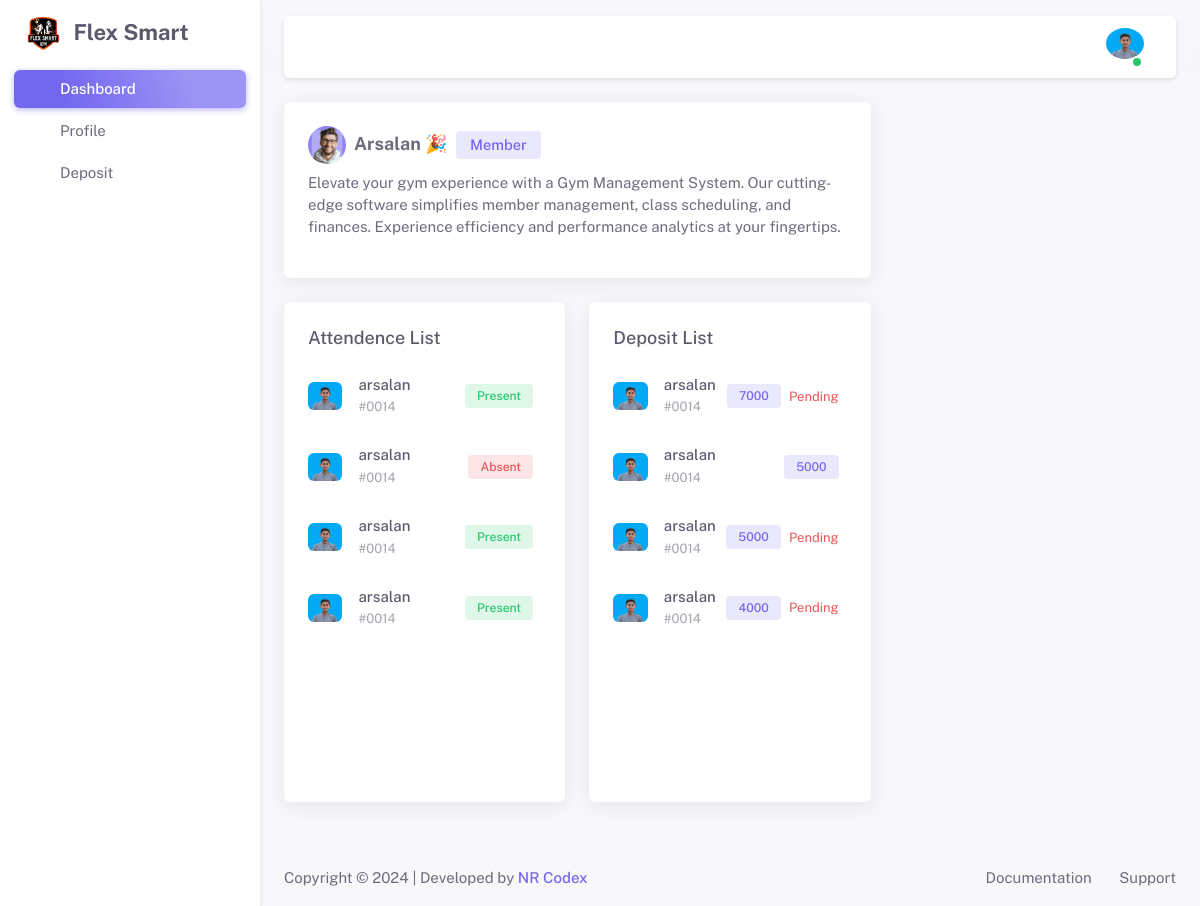
The page /member/index (signed in) on the database its author committed.
### tables this page shows
CREATE TABLE `users` (
  `user_id` int(11) NOT NULL,
  `username` varchar(100) DEFAULT NULL,
  `email` varchar(100) DEFAULT NULL,
  `password` varchar(255) DEFAULT NULL,
  `role_id` int(11) DEFAULT NULL,
  `token` varchar(255) DEFAULT NULL,
  `status` varchar(50) DEFAULT NULL,
  `users_detail_id` int(11) DEFAULT NULL,
  `created_by` varchar(100) DEFAULT NULL,
  `created_date` varchar(100) DEFAULT NULL,
  `updated_by` varchar(100) DEFAULT NULL,
  `updated_date` varchar(100) DEFAULT NULL
);

CREATE TABLE `users_detail` (
  `users_detail_id` int(11) NOT NULL,
  `registration_num` int(11) DEFAULT NULL,
  `full_name` varchar(100) DEFAULT NULL,
  `Phone` varchar(50) DEFAULT NULL,
  `address` varchar(100) DEFAULT NULL,
  `gender` varchar(50) DEFAULT NULL,
  `age` int(11) DEFAULT NULL,
  `city` varchar(50) DEFAULT NULL,
  `country` varchar(50) DEFAULT NULL,
  `image` varchar(255) DEFAULT NULL,
  `membership_id` int(11) DEFAULT NULL,
  `admission_fees` varchar(50) DEFAULT NULL,
  `monthly_fees` varchar(50) DEFAULT NULL,
  `salary` varchar(100) DEFAULT NULL,
  `joining_date` varchar(50) DEFAULT NULL,
  `end_date` varchar(50) DEFAULT NULL,
  `start_timing` varchar(100) DEFAULT NULL,
  `end_timing` varchar(100) DEFAULT NULL,
  `login_time` datetime DEFAULT NULL,
  `logout_time` datetime DEFAULT NULL,
  `created_by` varchar(100) DEFAULT NULL,
  `created_date` varchar(100) DEFAULT NULL,
  `updated_by` varchar(100) DEFAULT NULL,
  `updated_date` varchar(100) DEFAULT NULL
);

CREATE TABLE `income` (
  `income_id` int(11) NOT NULL,
  `user_id` int(11) DEFAULT NULL,
  `pay_fees` varchar(100) DEFAULT NULL,
  `pay_fees_date` varchar(100) DEFAULT NULL,
  `remaining_fees` varchar(100) DEFAULT NULL,
  `remaining_fees_date` varchar(100) DEFAULT NULL,
  `payment_method` varchar(100) DEFAULT NULL,
  `trx_image` varchar(255) DEFAULT NULL,
  `status` varchar(100) DEFAULT NULL,
  `created_by` varchar(100) DEFAULT NULL,
  `created_date` varchar(100) DEFAULT NULL,
  `updated_by` varchar(100) DEFAULT NULL,
  `updated_date` varchar(100) DEFAULT NULL
);

### member/index.php (the view, shortened to what this page needs)
<?php
include_once('../includes/functions.php');
$getMember = "SELECT * FROM users_detail WHERE users_detail_id = '" . $_SESSION['details_id'] . "'";
$result = mysqli_query($conn, $getMember);
if (mysqli_num_rows($result) > 0) {
    $member = mysqli_fetch_assoc($result);
    $full_name = $member['full_name'];
}
include_once('./inc/header.php');
include_once('./inc/sidebar.php');
include_once('./inc/navbar.php');
?>
<div class="container-xxl flex-grow-1 container-p-y">
    <div class="row">
        <div class="col-lg-8 col-12 mb-4">
            <div class="card h-100">
                <div class="card-body">
                    <div class="d-flex align-items-center mb-2">
                        <a href="profile" class="d-flex align-items-center">
                            <div class="avatar me-2">
                                <img src="../assets/img/avatars/14.png" alt="Avatar" class="rounded-circle">
                            </div>
                            <div class="me-2 text-body h5 mb-0 fw-bold">
                                <?= $full_name; ?> 🎉
                                <span class="badge bg-label-primary ms-1"><?= $_SESSION['role']; ?></span>
                            </div>
                        </a>
                    </div>
                    <p class="mb-3">Elevate your gym experience with a Gym Management System. Our
                        cutting-edge software simplifies member management, class scheduling, and
                        finances. Experience efficiency and performance analytics at your
                        fingertips.</p>
                </div>
            </div>
        </div>
        <div class="col-lg-4 col-12 mb-4">
        </div>
    </div>
    <div class="row">
        <div class="col-12 col-md-4 mb-4">
            <div class="card overflow-hidden" style="height: 500px;">
                <div class="card-header d-flex justify-content-between">
                    <div class="card-title m-0 me-2">
                        <h5 class="m-0 me-2">Attendence List</h5>
                    </div>
                    <div class="dropdown">
                        <button class="btn p-0" type="button" id="employeeList" data-bs-toggle="modal" data-bs-target="#attendencemodal" aria-haspopup="true" aria-expanded="false">
                            <i class="ti ti-adjustments-horizontal ti-sm text-muted"></i>
                        </button>
                    </div>
                </div>
                <div class="card-body" id="attendenceList">
                    <ul class="p-0 m-0">
                        <?php
                        $sql = "SELECT attend_status, users.username, users_detail.image, users.user_id
                        FROM attendence
                        INNER JOIN users ON attendence.users_id = users.user_id
                        LEFT JOIN users_detail on users_detail.users_detail_id = users.users_detail_id
                        WHERE users.user_id = '{$_SESSION['UID']}'";
                        $result = mysqli_query($conn, $sql);
                        if (mysqli_num_rows($result) > 0) {
                            while ($attendence_row = mysqli_fetch_assoc($result)) {
                        ?>
                                <li class="d-flex mb-4 pb-1 align-items-center">
                                    <img src="../media/images/<?= $attendence_row['image'] ?>" alt="Chrome" height="28" class="me-3 rounded">
                                    <div class="d-flex w-100 align-items-center gap-2">
                                        <div class="d-flex justify-content-between flex-grow-1 flex-wrap">
                                            <div>
                                                <a href="javascript:void(0);">
                                                    <h6 class="mb-0"><?= $attendence_row['username'] ?></h6>
                                                </a>
                                                <small class="text-muted">#00<?= $attendence_row['user_id'] ?></small>
                                            </div>
                                            <div class="user-progress d-flex align-items-center gap-2">
                                                <?php
                                                if ($attendence_row['attend_status'] == 'Present') {
                                                    echo '<h6 class="badge bg-label-success mb-0">Present</h6>';
                                                } elseif ($attendence_row['attend_status'] == 'Absent') {
                                                    echo '<h6 class="badge bg-label-danger mb-0">Absent</h6>';
                                                } elseif ($attendence_row['attend_status'] == 'Leave') {
                                                    echo '<h6 class="badge bg-label-primary mb-0">Leave</h6>';
                                                }
                                                ?>
                                            </div>
                                        </div>
                                    </div>
                                </li>
                        <?php
                            }
                        }
                        ?>
                    </ul>
                </div>
            </div>
        </div>
        <div class="col-12 col-md-4 mb-4">
            <div class="card overflow-hidden" style="height: 500px;">
                <div class="card-header d-flex justify-content-between">
                    <div class="card-title m-0 me-2">
                        <h5 class="m-0 me-2">Deposit List</h5>
                    </div>
                    <div class="dropdown">
                        <button class="btn p-0" type="button" id="employeeList" data-bs-toggle="modal" data-bs-target="#incomemodal" aria-haspopup="true" aria-expanded="false">
                            <i class="ti ti-adjustments-horizontal ti-sm text-muted"></i>
                        </button>
                    </div>
                </div>
                <div class="card-body" id="incomeList">
                    <ul class="p-0 m-0" id="incomeListData">
                        <?php
                        $income_sql = "SELECT users.user_id, users.username, users_detail.image, income.pay_fees, income.status
                        FROM income
                        INNER JOIN users ON users.user_id = income.user_id
                        LEFT JOIN users_detail on users.users_detail_id = users_detail.users_detail_id
                        WHERE users.user_id = '{$_SESSION['UID']}'";
                        $income_result = mysqli_query($conn, $income_sql);
                        $incomes = mysqli_fetch_all($income_result, MYSQLI_ASSOC);
                        foreach ($incomes as $income) {
                        ?>
                            <li class="d-flex mb-4 pb-1 align-items-center">
                                <img src="../media/images/<?= $income['image'] ?>" alt="Chrome" height="28" class="me-3 rounded">
                                <div class="d-flex w-100 align-items-center gap-2">
                                    <div class="d-flex justify-content-between flex-grow-1 flex-wrap">
                                        <div>
                                            <a href="javascript:void(0);">
                                                <h6 class="mb-0"><?= $income['username'] ?></h6>
                                            </a>
                                            <small class="text-muted">#00<?= $income['user_id'] ?></small>
                                        </div>
                                        <div class="user-progress d-flex align-items-center gap-2">
                                            <h6 class="badge bg-label-primary mb-0"><?= $income['pay_fees'] ?></h6>
                                            <?php
                                            if ($income['status'] == 'Pending') {
                                                echo "<small class='text-danger'>" . $income['status'] . "</small>";
                                            } elseif ($income['status'] == 'Approved') {
                                                echo "<small class='text-success'>" . $income['status'] . "</small>";
                                            }
                                            ?>
                                        </div>
                                    </div>
                                </div>
                            </li>
                        <?php
                        }
                        ?>
                    </ul>
                </div>
            </div>
        </div>
    </div>
</div>
<?php
include_once('inc/footer.php');
?>

### member/inc/navbar.php (shortened to what this page needs)
<?php
include_once('../includes/config.php');
$user_select = "SELECT * FROM `users`
INNER JOIN users_detail ON users.users_detail_id = users_detail.users_detail_id
INNER JOIN role ON role.role_id = users.role_id
WHERE `users`.`user_id` = '{$_SESSION['UID']}'";
$result = mysqli_query($conn, $user_select);
while ($row = mysqli_fetch_assoc($result)) {
?>
    <div class="layout-page">
        <nav class="layout-navbar container-xxl navbar navbar-expand-xl navbar-detached align-items-center bg-navbar-theme" id="layout-navbar">
            <div class="navbar-nav-right d-flex align-items-center" id="navbar-collapse">
                <ul class="navbar-nav flex-row align-items-center ms-auto">
                    <li class="nav-item navbar-dropdown dropdown-user dropdown">
                        <a class="nav-link dropdown-toggle hide-arrow" href="javascript:void(0);" data-bs-toggle="dropdown">
                            <div class="avatar avatar-online">
                                <img src="../media/images/<?= $row['image']; ?>" alt class="h-auto rounded-circle">
                            </div>
                        </a>
                    </li>
                </ul>
            </div>
        </nav>
    <?php
}
    ?>
    <div class="content-wrapper">

### assets/css/demo.css (style rules this page uses)
.layout-navbar-fixed .layout-wrapper:not(.layout-without-menu) .layout-page { padding-top: 64px !important; }
.layout-navbar-fixed .layout-wrapper:not(.layout-horizontal):not(.layout-without-menu) .layout-page { padding-top: 78px !important; }

### rows shown on the page
users: users_detail.image (picture)
users_detail: full_name "Arsalan"
income: users_detail.image (picture), user.username "arsalan", user.user_id "14", pay_fees "7000", status "Pending"
income: users_detail.image (picture), user.username "arsalan", user.user_id "14", pay_fees "5000"
income: users_detail.image (picture), user.username "arsalan", user.user_id "14", pay_fees "5000", status "Pending"
income: users_detail.image (picture), user.username "arsalan", user.user_id "14", pay_fees "4000", status "Pending"

### other values the page prints
$_SESSION['role'] "Member"
$attendence_row['username'] "arsalan"
$attendence_row['user_id'] "14"
